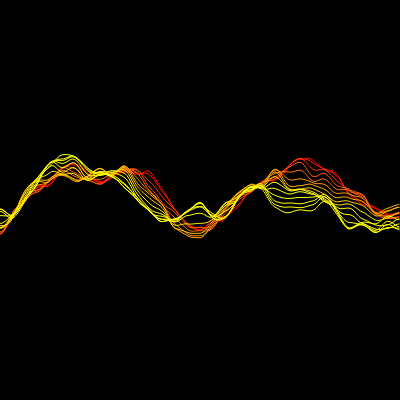
Frame 1 (no input)
Frame 2 (the mouse pressed at the canvas centre, redrawn once): identical to frame 1, image omitted

The p5.js sketch that drew this single still picture (run headless with seeded random() and noise() and a simulated clock; the mouse was pressed at the canvas centre and the sketch redrawn once):

// p5.js sketch
// ── sketch.js
function setup() {
  createCanvas(400, 400);
  noLoop();
}

function draw() {
  background(0);

  noFill();
  for (let j = 0; j < 15; j++) {
    stroke(255, map(j, 0, 9, 0, 255), 0);

    beginShape();
    for (let i = 0; i < width; i++) {
      let x = i;
      let y = map(noise(i * 0.01, j * 0.04),
        0, 1, height * 0.25, height * 0.75);

      vertex(x, y);
    }
    endShape();
  }
}
